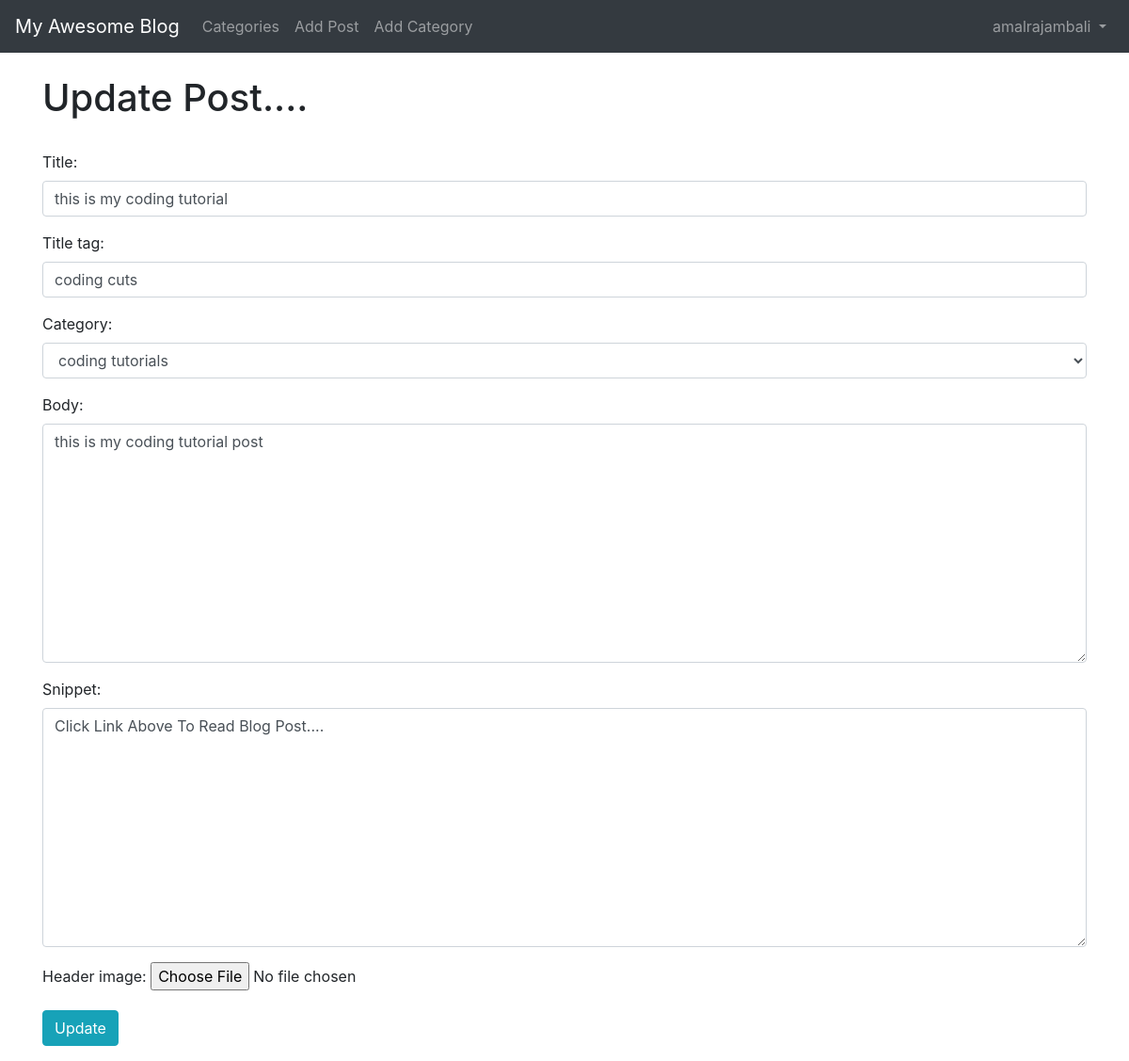
/article/edit/9 (signed in), run on the app's committed database.
### theblog/models.py (models this page shows, shortened)
class Post(models.Model):
    title = models.CharField(max_length=255)
    header_image = models.ImageField(null=True, blank=True, upload_to="images/")
    title_tag = models.CharField(max_length=255)
    author = models.ForeignKey(User,on_delete=models.CASCADE)  # user account delete cheythal athil ulla blogs okke delete avum
    body = RichTextField(blank=True, null=True)
    post_date = models.DateField(auto_now_add=True)
    category = models.CharField(max_length=255, default='coding')
    snippet = models.CharField(max_length=255)
    likes = models.ManyToManyField(User, related_name='blog_posts')

### theblog/views.py (the view)
# urls.py: path('article/edit/<int:pk>', UpdatePostView.as_view(), name="update_post"),
class UpdatePostView(UpdateView):
    model = Post
    form_class = Editform
    template_name = "update_post.html"

### theblog/forms.py
class Editform(forms.ModelForm):
    class Meta:
        model = Post
        fields = ('title', 'title_tag', 'category', 'body', 'snippet', 'header_image')
        widgets = {
            'title': forms.TextInput(attrs={'class': 'form-control'}),
            'title_tag': forms.TextInput(attrs={'class': 'form-control'}),
            'author': forms.Select(attrs={'class': 'form-control'}),
            'category': forms.Select(choices=choices_list, attrs={'class': 'form-control'}),
            'body': forms.Textarea(attrs={'class': 'form-control'}),
            'snippet': forms.Textarea(attrs={'class': 'form-control'}),
        }

### theblog/templates/update_post.html (shortened to what this page needs)
<!DOCTYPE html>
{% extends 'base.html' %}
{% block content %}
    {% if user.is_authenticated %}
        {% if user.id == post.author.id %}
        <h1>Update Post....</h1>
        <br>
         <div class="form-group">
            <form method="post" enctype="multipart/form-data">
                {{ form.as_p }}
                <button class="btn btn-info">Update</button>
            </form>
         </div>
        {% else %}
             You are not allowed here!!!!(and you know it..!!!!)
        {% endif %}
    {% else %}
    You are not allowed here!!!!
    {% endif %}
{% endblock %}

### theblog/templates/base.html (shortened to what this page needs)
<!doctype html>
<html lang="en">
  <head>
<link rel="stylesheet" href="https://stackpath.bootstrapcdn.com/bootstrap/4.5.2/css/bootstrap.min.css">
  </head>
  <body>
  <nav class="navbar navbar-expand-lg navbar-dark bg-dark">
  <a class="navbar-brand" href="{%url 'home'%}">My Awesome Blog</a>
  <div class="collapse navbar-collapse" id="navbarSupportedContent">
    <ul class="navbar-nav mr-auto">
        {% if cat_menu %}
            <li class="nav-item dropdown">
            <a class="nav-link dropdown-toggle" href="#" id="navbarDropdown" role="button" data-toggle="dropdown" aria-haspopup="true" aria-expanded="false">
              Categories
            </a>
            <div class="dropdown-menu" aria-labelledby="navbarDropdown">
                {% for item in cat_menu %}
                <a class="dropdown-item" href="{%url 'category'  item|slugify %}">
                    {{ item }}</a>
                {% endfor %}
            </div>
          </li>
        {% else %}
             <li class="nav-item">
                <a class="nav-link" href="{% url 'category-list' %}">Categories</a>
              </li>
        {% endif %}
      {% if user.is_authenticated %}
          <li class="nav-item">
            <a class="nav-link" href="{%url 'add_post' %}">Add Post</a>
          </li>
         <li class="nav-item">
            <a class="nav-link" href="{%url 'add_category' %}">Add Category</a>
          </li>
      {% endif %}
    </ul>
      {% if user.is_authenticated %}
        <ul class="navbar-nav ml-auto">
              <li class="nav-item dropdown">
                    <a class="nav-link dropdown-toggle" href="#" role="button" data-toggle="dropdown" aria-haspopup="true" aria-expanded="false">
                      {{ user.first_name}}{{ user.last_name}}
                    </a>
                  </li>
        </ul>
      {% endif %}
  </div>
</nav>
  <br>
  <div class="container">
  {% block content %}
  {% endblock %}
  </div>
  </body>
</html>

### data on the page
Post: title "this is my coding tutorial", title_tag "coding cuts", category "coding tutorials", body "this is my coding tutorial post", snippet "Click Link Above To Read Blog Post...."

### other printed values
{{ user.first_name }} "amalraj"
{{ user.last_name }} "ambali"
